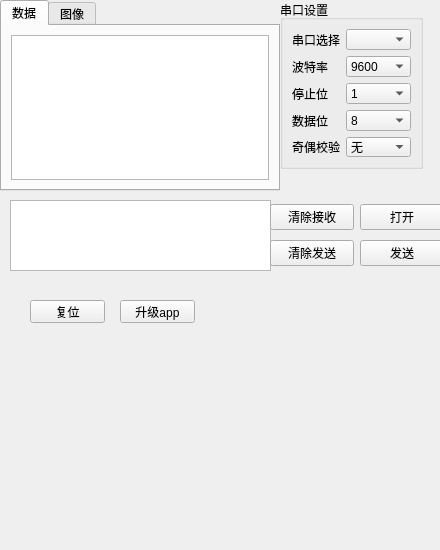
<?xml version="1.0" encoding="UTF-8"?>
<ui version="4.0">
 <class>Widget</class>
 <widget class="QWidget" name="Widget">
  <property name="geometry">
   <rect>
    <x>0</x>
    <y>0</y>
    <width>440</width>
    <height>550</height>
   </rect>
  </property>
  <property name="windowTitle">
   <string>Widget</string>
  </property>
  <widget class="QTextEdit" name="text_tx">
   <property name="geometry">
    <rect>
     <x>10</x>
     <y>200</y>
     <width>261</width>
     <height>71</height>
    </rect>
   </property>
  </widget>
  <widget class="QGroupBox" name="groupBox">
   <property name="geometry">
    <rect>
     <x>280</x>
     <y>0</y>
     <width>143</width>
     <height>169</height>
    </rect>
   </property>
   <property name="title">
    <string>串口设置</string>
   </property>
   <layout class="QGridLayout" name="gridLayout">
    <item row="0" column="0">
     <widget class="QLabel" name="label_2">
      <property name="text">
       <string>串口选择</string>
      </property>
     </widget>
    </item>
    <item row="0" column="1">
     <widget class="QComboBox" name="comboBox_Port"/>
    </item>
    <item row="1" column="0">
     <widget class="QLabel" name="label">
      <property name="text">
       <string>波特率</string>
      </property>
     </widget>
    </item>
    <item row="1" column="1">
     <widget class="QComboBox" name="comboBox_Baud">
      <item>
       <property name="text">
        <string>9600</string>
       </property>
      </item>
      <item>
       <property name="text">
        <string>115200</string>
       </property>
      </item>
      <item>
       <property name="text">
        <string>256000</string>
       </property>
      </item>
      <item>
       <property name="text">
        <string>460800</string>
       </property>
      </item>
      <item>
       <property name="text">
        <string>921600</string>
       </property>
      </item>
      <item>
       <property name="text">
        <string>2000000</string>
       </property>
      </item>
     </widget>
    </item>
    <item row="2" column="0">
     <widget class="QLabel" name="label_3">
      <property name="text">
       <string>停止位</string>
      </property>
     </widget>
    </item>
    <item row="2" column="1">
     <widget class="QComboBox" name="comboBox_Stop">
      <item>
       <property name="text">
        <string>1</string>
       </property>
      </item>
      <item>
       <property name="text">
        <string>2</string>
       </property>
      </item>
     </widget>
    </item>
    <item row="3" column="0">
     <widget class="QLabel" name="label_4">
      <property name="text">
       <string>数据位</string>
      </property>
     </widget>
    </item>
    <item row="3" column="1">
     <widget class="QComboBox" name="comboBox_DataBit">
      <item>
       <property name="text">
        <string>8</string>
       </property>
      </item>
      <item>
       <property name="text">
        <string>7</string>
       </property>
      </item>
      <item>
       <property name="text">
        <string>6</string>
       </property>
      </item>
      <item>
       <property name="text">
        <string>5</string>
       </property>
      </item>
     </widget>
    </item>
    <item row="4" column="0">
     <widget class="QLabel" name="label_5">
      <property name="text">
       <string>奇偶校验</string>
      </property>
     </widget>
    </item>
    <item row="4" column="1">
     <widget class="QComboBox" name="comboBox_Varity">
      <item>
       <property name="text">
        <string>无</string>
       </property>
      </item>
      <item>
       <property name="text">
        <string>奇</string>
       </property>
      </item>
      <item>
       <property name="text">
        <string>偶</string>
       </property>
      </item>
     </widget>
    </item>
   </layout>
  </widget>
  <widget class="QWidget" name="widget" native="true">
   <property name="geometry">
    <rect>
     <x>270</x>
     <y>200</y>
     <width>174</width>
     <height>72</height>
    </rect>
   </property>
   <layout class="QGridLayout" name="gridLayout_2">
    <item row="0" column="0">
     <widget class="QPushButton" name="btn_clear_rx">
      <property name="text">
       <string>清除接收</string>
      </property>
     </widget>
    </item>
    <item row="0" column="1">
     <widget class="QPushButton" name="btn_open">
      <property name="text">
       <string>打开</string>
      </property>
     </widget>
    </item>
    <item row="1" column="0">
     <widget class="QPushButton" name="btn_clear_tx">
      <property name="text">
       <string>清除发送</string>
      </property>
     </widget>
    </item>
    <item row="1" column="1">
     <widget class="QPushButton" name="btn_send">
      <property name="text">
       <string>发送</string>
      </property>
     </widget>
    </item>
   </layout>
  </widget>
  <widget class="QTabWidget" name="tabWidget">
   <property name="geometry">
    <rect>
     <x>0</x>
     <y>0</y>
     <width>280</width>
     <height>191</height>
    </rect>
   </property>
   <property name="currentIndex">
    <number>0</number>
   </property>
   <widget class="QWidget" name="tab">
    <attribute name="title">
     <string>数据</string>
    </attribute>
    <layout class="QVBoxLayout" name="verticalLayout">
     <item>
      <widget class="QTextBrowser" name="text_rx"/>
     </item>
    </layout>
   </widget>
   <widget class="QWidget" name="tab_2">
    <attribute name="title">
     <string>图像</string>
    </attribute>
    <widget class="QLabel" name="label_6">
     <property name="geometry">
      <rect>
       <x>20</x>
       <y>10</y>
       <width>241</width>
       <height>141</height>
      </rect>
     </property>
     <property name="text">
      <string>TextLabel</string>
     </property>
    </widget>
   </widget>
  </widget>
  <widget class="QPushButton" name="pushButton">
   <property name="geometry">
    <rect>
     <x>30</x>
     <y>300</y>
     <width>75</width>
     <height>23</height>
    </rect>
   </property>
   <property name="text">
    <string>复位</string>
   </property>
  </widget>
  <widget class="QPushButton" name="pushButton_2">
   <property name="geometry">
    <rect>
     <x>120</x>
     <y>300</y>
     <width>75</width>
     <height>23</height>
    </rect>
   </property>
   <property name="text">
    <string>升级app</string>
   </property>
  </widget>
 </widget>
 <resources/>
 <connections/>
</ui>
